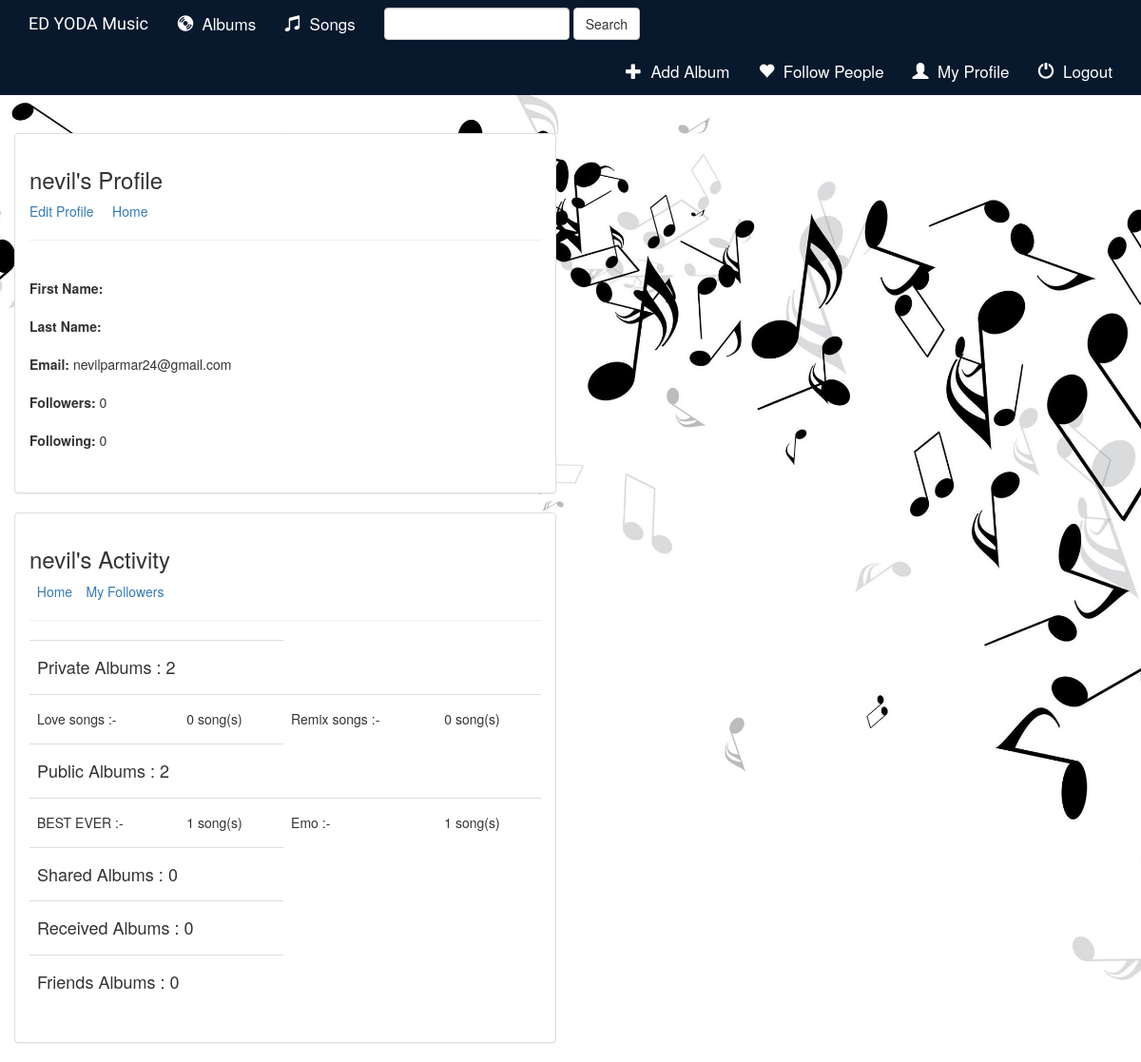
Screenshot of /users/profile/ (signed in) with the database file from the repository.
### music/models.py (models this page shows, shortened)
class Album(models.Model):
    user = models.ForeignKey(User, default=1,on_delete=models.CASCADE)
    artist = models.CharField(max_length=250)
    album_title = models.CharField(max_length=500)
    genre = models.CharField(max_length=100)
    album_logo = models.FileField(upload_to="album_logos/")
    is_favorite = models.BooleanField(default=False)
    is_private = models.BooleanField(default=True,help_text="Is this a private album ? ")
    total_songs = models.IntegerField(default=0)
    shared = models.BooleanField(default=False)

### users/views.py (the view)
# urls.py: path('profile/', views.profile, name="profile"),
def profile(request):
    followee = Friend.objects.filter(follower__username__exact=request.user.username)
    following_count = followee.count()
    friends_albums = []
    for follo in followee:
        x = Album.objects.filter(Q(user=follo.followee)).exclude(is_private=True)
        friends_albums = list(chain(friends_albums, x))
    print(friends_albums)
    received_albums = Shared_album.objects.filter(receiver=request.user)
    public_albums = Album.objects.exclude(user=request.user).filter(is_private=False)
    private_albums = Album.objects.filter(user=request.user,is_private=True)
    followers = Friend.objects.filter(followee__username__exact=request.user.username)
    followers_count = followers.count()
    list_of_ids = []
    for pa in private_albums:
        list_of_ids.append(pa.id)
    shared_albums = Shared_album.objects.filter(album_title_id__in=list_of_ids)
    context = {
        'private_albums': private_albums,  # unique albums
        'received_albums': received_albums,
        'public_albums': public_albums,
        'shared_albums':shared_albums,
        'friends_albums': friends_albums,
        'following_count':following_count,
        'followers_count': followers_count
    }
    return render(request, 'users/profile.html', context)

### templates/users/profile.html (shortened to what this page needs)
{% extends 'base.html' %}
{% block body %}
     <br><br>
    <div class="container-fluid">
        <div class="row">
            <div class="col-sm-12 col-md-6">
                <div class="panel panel-default">
                    <div class="panel-body">
                        <h3>{{ request.session.username }}'s Profile</h3>
                        <a href="{% url 'users:edit_profile' %}">Edit Profile</a>&nbsp;&nbsp;&nbsp;&nbsp;
                        <a href="{% url 'users:index' %}">Home</a>
                        <hr>
                        <br>
                        <p>
                            <b>First Name:</b> {{ request.session.first_name }}<br><br>
                            <b>Last Name:</b> {{ request.session.last_name }} <br><br>
                            <b>Email:</b> {{ request.session.email }} <br><br>
                            <b>Followers:</b> {{ followers_count }} <br><br>
                            <b>Following:</b> {{ following_count }} <br><br>
                        </p>
                    </div>
                </div>
            </div>
        </div>
        <div class="row">
            <div class="col-sm-12 col-md-6">
                <div class="panel panel-default">
                    <div class="panel-body">
                        <h3>{{ request.session.username }}'s Activity</h3>&nbsp;
                        <a href="{% url 'users:index' %}">Home</a>
                        <a href="{% url 'users:my_followers' %}">&emsp14;&emsp14;&emsp14;My Followers</a>
                        <hr>
                        <table class="table">
                            <tbody>
                            <tr>
                                <td colspan="2"><h4>Private Albums : {{ private_albums | length }} <br></h4></td>
                            </tr>
                            <tr>
                                {% for album in private_albums %}
                                    <td><h5>{{ album.album_title }} :- <br></h5></td>
                                    {% ifequal album.total_songs null %}
                                        <td><h5> 0 song(s) <br></h5></td>
                                    {% else %}
                                        <td><h5>{{ album.total_songs }} song(s) <br></h5></td>
                                    {% endifequal %}
                                {% endfor %}
                            </tr>
                            <tr>
                                <td colspan="2"><h4>Public Albums : {{ public_albums | length }} <br></h4></td>
                            </tr>
                            <tr>
                                {% for album in public_albums %}
                                    <td><h5>{{ album.album_title }} :- <br></h5></td>
                                    {% ifequal album.total_songs null %}
                                        <td><h5> 0 song(s) <br></h5></td>
                                    {% else %}
                                        <td><h5>{{ album.total_songs }} song(s) <br></h5></td>
                                    {% endifequal %}
                                {% endfor %}
                            </tr>
                            <tr>
                                <td colspan="2"><h4>Shared Albums : {{ shared_albums | length }} <br></h4></td>
                            </tr>
                            <tr>
                                <td colspan="2"><h4>Received Albums : {{ shared_albums | length }} <br></h4></td>
                            </tr>
                            <tr>
                                <td colspan="2"><h4>Friends Albums : {{ friends_albums | length }} <br></h4></td>
                            </tr>
                            </tbody>
                        </table>
                    </div>
                </div>
            </div>
        </div>
    </div>
{% endblock %}

### templates/base.html (shortened to what this page needs)
<!DOCTYPE html>
<html lang="en">
<head>
    {% load static %}
    <link href="https://maxcdn.bootstrapcdn.com/bootstrap/3.3.6/css/bootstrap.min.css" rel="stylesheet">
    <link rel="stylesheet" type="text/css" href="{% static 'music/style.css' %}"/>
</head>
<body>
<header class="header-section clearfix header-blue">
    <div class="container-fluid">
        <div class="navbar-header">
            <a class="navbar-brand" href="{% url 'home' %}" class="span-visitor" style="color: white">ED YODA Music</a>
        </div>
        <div class="collapse navbar-collapse header-section" id="topNavBar">
            <ul class="nav navbar-nav">
                <li class="{% block albums_active %}{% endblock %}"><a href="{% url 'users:index' %}" class="span-visitor"><span
                        class="glyphicon glyphicon-cd span-visitor" aria-hidden="true"></span>&nbsp; Albums</a></li>
                <li class="{% block songs_active %}{% endblock %}"><a href="{% url 'music:songs' 'all' %}" class="span-visitor"><span
                        class="glyphicon glyphicon-music span-visitor" aria-hidden="true"></span>&nbsp; Songs</a></li>
            </ul>
            <form class="navbar-form navbar-left" role="search" method="get" action="{% url 'users:index' %}">
                <div class="form-group">
                    <input type="text" class="form-control" name="q" value="{{ request.GET.q }}">
                </div>
                <button type="submit" class="btn btn-default">Search</button>
            </form>
            <ul class="nav navbar-nav navbar-right">
                <li>
                    <a href="{% url 'music:create_album' %}" class="span-visitor">
                        <span class="span-visitor glyphicon glyphicon-plus" aria-hidden="true"></span>&nbsp; Add Album
                    </a>
                </li>
                <li>
                    <a href="{% url 'users:follow_users' %}" class="span-visitor">
                        <span class="span-visitor glyphicon glyphicon-heart" aria-hidden="true"></span>&nbsp; Follow People
                    </a>
                </li>
                <li>
                    <a href="{% url 'users:profile' %}" class="span-visitor">
                        <span class="glyphicon span-visitor glyphicon-user" aria-hidden="true"></span>&nbsp; My Profile
                    </a>
                </li>
                <li>
                    <a href="{% url 'users:logout_user' %}" class="span-visitor">
                        <span class="glyphicon glyphicon-off span-visitor" aria-hidden="true"></span>&nbsp; Logout
                    </a>
                </li>
            </ul>
        </div>
    </div>
</header>
{% block body %}
{% endblock %}
</body>
</html>

### static/music/style.css (style rules this page uses)
body { background: url("images/background.jpg"); height: 100%; background-repeat: no-repeat; background-position: center; background-size: cover; }
html { height: 100%; }
.navbar-brand { font-family: 'Satisfy', cursive; }
.span-visitor { font-size: 17px; color: white; }
.header-blue { background-color: #08192d; }

### rows the page displays
Album: album_title "Love songs", total_songs "0"
Album: album_title "Remix songs", total_songs "0"
Album: album_title "BEST EVER", total_songs "1"
Album: album_title "Emo", total_songs "1"

### other values shown
{{ request.session.username }} "nevil"
{{ request.session.email }} "nevilparmar24@gmail.com"
{{ followers_count }} "0"
{{ following_count }} "0"
{{ private_albums | length }} "2"
{{ public_albums | length }} "2"
{{ shared_albums | length }} "0"
{{ friends_albums | length }} "0"
